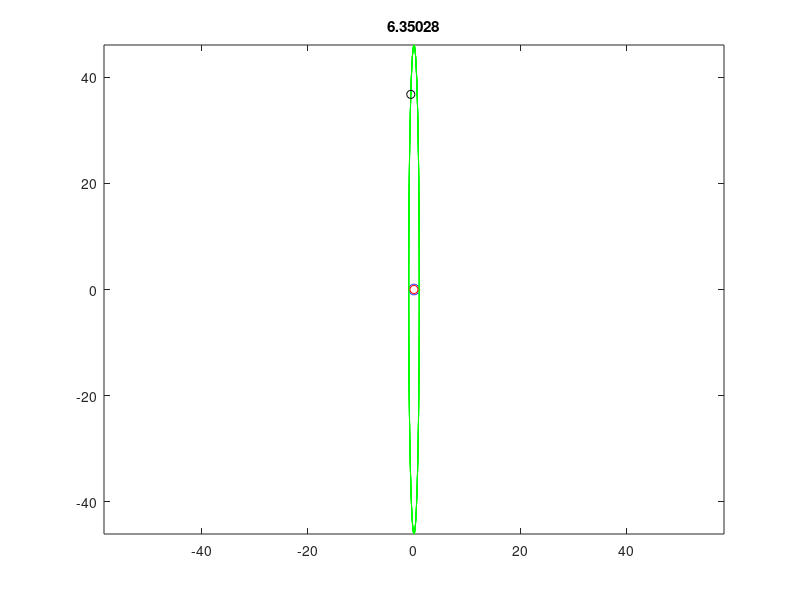

Here is the MATLAB script that generated this plot:
clear;

h=0.1;       % timestep of 0.05 time-units
pos=[1 0];    % initial position
vel=[0 46];  % initial velocity

steps=400;              % number of steps
skip=ceil(steps/100);   % plot only 100 frames

theta=linspace(0,2*pi,100);   % equally spaced points
xc=cos(theta);
yc=sin(theta);

for i=1:steps
  x(i)=pos(1);
  y(i)=pos(2);
  time=(i-1)*h/(2*pi);

  if rem(i,skip)==0
    plot(xc,yc,'b',x,y,'g-',pos(1),pos(2),'ko',0,0,'ro')
    title(time)
    axis equal;
    pause(0);
  end

  r=norm(pos);
  accel= -r * pos/r;
 
  % Verlet Method
  if i==1
    next=pos + h*vel + 0.5*h*h*accel;
  else
    next=2*pos - prev + h*h*accel;
  end
 
  prev=pos;
  pos=next;
end
